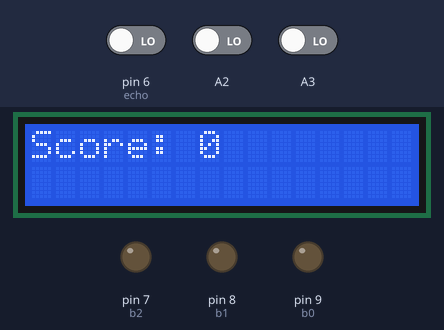
Simulated run of this sketch. Board: Arduino Uno, built with avr-gcc and run on an emulated ATmega328P. Shown: 16×2 character LCD, output pins drawn as LEDs (lit = HIGH). The inputs (shaded band) are chosen by the test bench; at power-on: A2 LOW, pin 6 (echo) LOW, A3 LOW. Random numbers use the default seed unless the sketch sets one; pins used as bus, display or sensor lines are not drawn; what the sketch prints to the serial monitor is not drawn.

Above: at 1.2 s.
1.3 s: A2 driven HIGH
At 3.4 s:
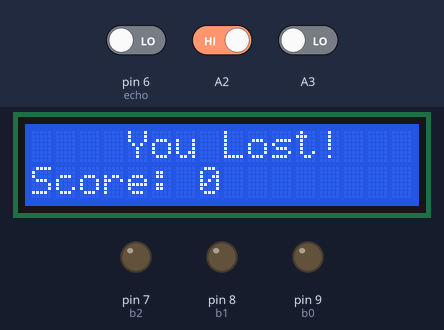
Timing chart, 0 to 4.9 s (numbered marks = the images above; inputs shaded):
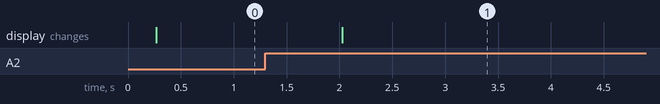

The sketch:

wpicca_project_part2.ino
```cpp
/* William Picca wpicc001@ucr.edu
 * Lab Section: 001
 * Assignment: Final Project
 * Exercise Description:
 *
 * I acknowledge all content contained herein, excluding
 * template or example code, is my own original work.
 *
 * Demo Link:
 */


#include <LiquidCrystal.h>

const int rs = 12, en = 11, d4 = 5, d5 = 4, d6 = 3, d7 = 2; //Pins for LCD
const int trig = 13, echo = 6; //Pins for ultrasonic sensor
// initialize the library with the numbers of the interface pins
LiquidCrystal lcd(rs, en, d4, d5, d6, d7);
long duration; //variable for the duration of sound wave travel
int theDistance; //variable for the distance measurement
bool trigToggle; //Toggles triggering the sensor

const int b0 = 9;
const int b1 = 8;
const int b2 = 7;
unsigned char score;
String display = "Distance: ";
String thescore = "Score: ";

unsigned char buzzer; //buzzer = 10 at exact tumble. buzzer = 20 for victory. buzzer = 0 when lost
int buzzerFrequency;
unsigned char buzzerPeriod;
unsigned char buzzerWaits;
unsigned char buzzerdistance;

unsigned char cnt;
unsigned char var;
unsigned char distance;
unsigned char tumbleAt;   //Will be raplced by ultrasonic sensor
unsigned char lockValue;
bool buttonPress;


typedef struct task {
  int state;
  unsigned long period;
  unsigned long elapsedTime;
  int (*TickFct)(int);
} task;

const unsigned short tasksNum = 2;
task tasks[tasksNum];


enum theStates { start, levelSelect, generateLock, play, correctLock, lost, win };

int TickFct_display(int state)
{
  switch(state){ // Transition States

    case start:        //When remote is implemented start state will go to menu state insteadl
      state = generateLock;
      digitalWrite(trig, LOW);
      lcd.clear();
        digitalWrite(b0,LOW);
      digitalWrite(b1,LOW);
      digitalWrite(b2,LOW);
    break;

    case levelSelect: //State after starting a new game where the user may start at a later level


    break;

    case generateLock:

      state = play;
      tumbleAt = 0;

    break;

    case play:

      if (tumbleAt == lockValue)
          state = correctLock;
      if (digitalRead(A2) == HIGH && buttonPress == false)
        {
          state = lost;
          buttonPress = true;
        }
      if (trigToggle == true)
        {
          digitalWrite(trig, HIGH);
          trigToggle = false;
        }
      else
        {
          digitalWrite(trig, LOW);
          trigToggle = true;
          duration = pulseIn(echo, HIGH);
          theDistance = duration * 0.034 / 2;
      //    light = map(light, 0, 1023, 0, 128); //Map value 0-1023 to 0-255 (PWM)
          Serial.print("Distance: ");
        Serial.println(theDistance);

          tumbleAt = theDistance;
        }

    break;

    case correctLock:

      if (tumbleAt != lockValue)
          state = play;
      if (digitalRead(A2) == HIGH && buttonPress == false)
        {
          score ++;
          buttonPress = true;
       //   state = win;

          if (score >= 3)
            state = win;
          else
          {
            state = generateLock;
            tumbleAt = 0;
          }

        }
      if (score == 1)
        digitalWrite(b0,HIGH);
      if (score == 2)
        digitalWrite(b1,HIGH);
      if (score == 3)
        digitalWrite(b2,HIGH);

      if (trigToggle == true)
        {
          digitalWrite(trig, HIGH);
          trigToggle = false;
        }
      else
        {
          digitalWrite(trig, LOW);
          trigToggle = true;
          duration = pulseIn(echo, HIGH);
          theDistance = duration * 0.034 / 2;
      //    light = map(light, 0, 1023, 0, 128); //Map value 0-1023 to 0-255 (PWM)
          Serial.print("Distance: ");
        Serial.println(theDistance);

          tumbleAt = theDistance;
        }

    break;

    case lost:
      if (digitalRead(A3) == HIGH && buttonPress == false)
        {
          state = start;
          score = 0;
          buttonPress = true;
        }
      else if(digitalRead(A2) == HIGH)
        {
            buttonPress = true;
        }
      else
            buttonPress = false;

    break;

    case win:

      distance = 10;
      if (digitalRead(A3) == HIGH && buttonPress == false)
        {
          state = start;
          score = 0;
          buttonPress = true;
        }
      else if (digitalRead(A2) == HIGH)
        {
               buttonPress = true;
        }
      else
          buttonPress = false;


    break;


    default:
    break;
  }


  switch(state){ // Action Stat
    case start:
    break;

    case levelSelect: //State after starting a new game where the user may start at a later level


    break;

    case generateLock: //

      lockValue = random(3,13) + 1;    //values 1-5
      if (tumbleAt < lockValue)
                distance =  lockValue - tumbleAt;
      if (tumbleAt > lockValue)
                distance =  tumbleAt - lockValue;
      //lcd.setCursor(0, 0);
      //lcd.print(display + distance);

      lcd.setCursor(0, 0);
      lcd.print(thescore + score);


 //   Serial.print(lockValue);

    break;


    case play:
      buzzer = 0;

      if (digitalRead(A2) == LOW)
        {
          buttonPress = false;
        }

      distance =  lockValue - tumbleAt;
        if (tumbleAt < lockValue)
             distance =   lockValue - tumbleAt;
      if (tumbleAt > lockValue)
                distance =  tumbleAt - lockValue;

      //lcd.setCursor(0, 0);
      //lcd.print(display + distance);

      lcd.setCursor(0, 0);
      lcd.print(thescore + score);

    break;

    case correctLock:

       buzzer = 10;
      //tone(10, 500, 500);
      //buzzerFrequency = 100;

      if (digitalRead(A2) == LOW)
        {
          buttonPress = false;
        }

      distance =  lockValue - tumbleAt;
        if (tumbleAt < lockValue)
             distance =   lockValue - tumbleAt;
      if (tumbleAt > lockValue)
                distance =  tumbleAt - lockValue;

      //lcd.setCursor(0, 0);
      //lcd.print(display + distance);

      lcd.setCursor(0, 0);
      lcd.print(thescore + score);

    break;

    case lost:

      buzzer = 0;
      distance = 4;

      lcd.setCursor(0, 0);
      lcd.print("    You Lost!");
      lcd.setCursor(0, 1);
      lcd.print(thescore + score);

      digitalWrite(b0,LOW);
      digitalWrite(b1,LOW);
      digitalWrite(b2,LOW);

    break;

    case win:
      buzzer = 20;


      lcd.setCursor(0, 0);
      lcd.print("    You Picked");
      lcd.setCursor(0, 1);
        lcd.print("     the Lock!");


    break;

    default:
    break;
  }

  return state;
}


enum buzzerStates { start2, wait, atTumble, victoryBuzz};

int TickFct_buzzer(int state)
{
  switch(state){ // Transition States

    case start2:
      state = wait;
    break;
    case wait:  //buzzer is 0

      buzzerdistance = distance;
      if (buzzer == 10)
            state = atTumble;


    break;
    case atTumble: //buzzer is at 10
      if (buzzer == 0)
            state = wait;
      if (buzzer == 20)
            state = victoryBuzz;
    break;
    case victoryBuzz: //buzzer is 20
      if (buzzerWaits == 7)
        {
          state = start;
          buzzer = 0;
        }
    break;

    default:
    break;
  }
  switch(state){ // Action States
    case start2:

    break;
    case wait:

      buzzerdistance = distance;
      if (buzzerdistance == 3)
          buzzerFrequency = 50;
      if (buzzerdistance == 2)
          buzzerFrequency = 100;
      if (buzzerdistance == 1)
          buzzerFrequency = 200;
      if (buzzerdistance == 0)
          buzzerFrequency = 300;
      //Plays buzzer when the correct tumble is reached but not confirmed
      if (buzzerdistance > 3)
        {

        }
      else
        {
          if (buzzerPeriod == 0)
          {
              tone(10, buzzerFrequency, 500);
              buzzerPeriod++;
          }
          else if (buzzerPeriod != 0)
          {
              buzzerPeriod++;
               if (buzzerPeriod >= (2 * (1+buzzerdistance)) )
                 buzzerPeriod = 0;
          }
        }


    break;
    case atTumble:

      buzzerdistance = distance;
      if (buzzerdistance == 0)
          buzzerFrequency = 300;
      //Plays buzzer when the correct tumble is reached but not confirmed
      if (buzzerPeriod == 0)
        {
          tone(10, buzzerFrequency, 500);
            buzzerPeriod++;
        }
      else if (buzzerPeriod != 0)
        {
            buzzerPeriod++;
           if (buzzerPeriod >= (2 * (1+buzzerdistance)))
               buzzerPeriod = 0;
        }
    break;


    case victoryBuzz:
      buzzerWaits ++;
      if (buzzerWaits == 1)
        tone(10, 250, 500);
      if (buzzerWaits == 3)
        tone(10, 500, 500);
      if (buzzerWaits == 5)
        tone(10, 750, 500);
    break;


    default:
    break;
  }
  return state;
}


void setup() {

  Serial.begin(9600);

  // set up the LCD's number of columns and rows:
  lcd.clear();
  lcd.begin(16, 2);

  pinMode(A0, INPUT);
  pinMode(A1, INPUT);
  pinMode(A2, INPUT);

  // LED Setup
  pinMode(b0, OUTPUT);
  pinMode(b1, OUTPUT);
  pinMode(b2, OUTPUT);


  pinMode(trig, OUTPUT);
  pinMode(echo, INPUT);

  unsigned char i = 0;
  tasks[i].state = start;
  tasks[i].period = 250;
  tasks[i].elapsedTime = 0;
  tasks[i].TickFct = &TickFct_display;
  i++;
  tasks[i].state = start2;
  tasks[i].period = 500;
  tasks[i].elapsedTime = 0;
  tasks[i].TickFct = &TickFct_buzzer;

  cnt = 0;
  var = 0;
  score = 0;
  buttonPress = false;
  buzzerPeriod = 0;
  buzzerWaits = 0;

  digitalWrite(b0,LOW);
  digitalWrite(b1,LOW);
  digitalWrite(b2,LOW);

  trigToggle = false;
}


void loop() {


//  tone(10, 500, 500);   //Buzzer pin 10 at 500khz for 500ms


  unsigned char i;
  for (i = 0; i < tasksNum; ++i) {
    if ( (millis() - tasks[i].elapsedTime) >= tasks[i].period) {
        tasks[i].state = tasks[i].TickFct(tasks[i].state);
        tasks[i].elapsedTime = millis(); // Last time this task was ran
    }
  }
  delay(50);


}
```

Source omitted: wpicc001_project_part2.cpp (10403 bytes)

Measured:
- after the input at 1.3 s, the display: changes after 0.72 s (image 1)
